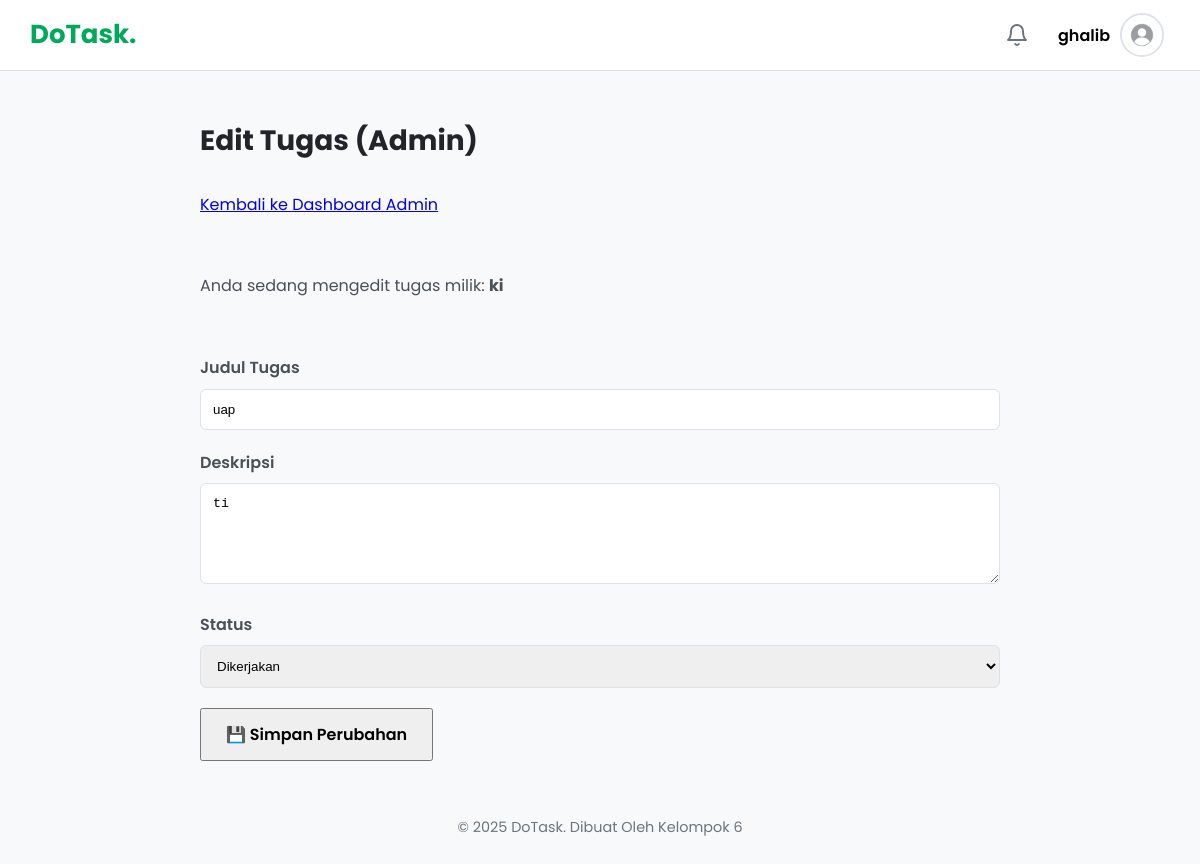
/admin_edit_task.php?id=14 (signed in), run on the app's committed database.
### tables this page shows
CREATE TABLE `users` (
  `id` int(11) NOT NULL,
  `name` varchar(255) NOT NULL,
  `email` varchar(255) NOT NULL,
  `password` varchar(255) NOT NULL,
  `profile_picture` varchar(255) DEFAULT 'default.png',
  `role` enum('user','admin') NOT NULL DEFAULT 'user',
  `created_at` timestamp NOT NULL DEFAULT current_timestamp()
);

CREATE TABLE `tasks` (
  `id` int(11) NOT NULL,
  `title` varchar(255) NOT NULL,
  `description` text DEFAULT NULL,
  `status` enum('pending','in_progress','completed') NOT NULL DEFAULT 'pending',
  `due_date` datetime DEFAULT NULL,
  `creator_id` int(11) NOT NULL,
  `created_at` timestamp NOT NULL DEFAULT current_timestamp()
);

### admin_edit_task.php (the view, shortened to what this page needs)
<?php
require 'templates/header.php';
$task_id_to_edit = intval($_GET['id']);
$query = "SELECT tasks.*, users.name AS creator_name
          FROM tasks
          JOIN users ON tasks.creator_id = users.id
          WHERE tasks.id = $task_id_to_edit";
$result = mysqli_query($conn, $query);
$task = mysqli_fetch_assoc($result);
?>
<div class="page-header">
    <h3>Edit Tugas (Admin)</h3>
    <div class="page-actions">
        <a href="admin_dashboard.php" class="btn-secondary">Kembali ke Dashboard Admin</a>
    </div>
</div>
<div class="pemilik-tugas">
    <p>Anda sedang mengedit tugas milik: <strong><?= htmlspecialchars($task['creator_name']); ?></strong></p>
</div>
<form class="form-container" action="admin_edit_task.php?id=<?= $task_id_to_edit; ?>" method="POST">
    <div class="form-group">
        <label for="title">Judul Tugas</label>
        <input type="text" id="title" name="title" value="<?= htmlspecialchars($task['title']); ?>" required>
    </div>
    <div class="form-group">
        <label for="description">Deskripsi</label>
        <textarea id="description" name="description" rows="5"><?= htmlspecialchars($task['description']); ?></textarea>
    </div>
    <div class="form-group">
        <label for="status">Status</label>
        <select id="status" name="status" required>
            <option value="in_progress" <?= $task['status'] === 'in_progress' ? 'selected' : ''; ?>>Dikerjakan</option>
        </select>
    </div>
    <div class="form-actions">
        <button type="submit" class="btn-primary">💾 Simpan Perubahan</button>
    </div>
</form>
<?php require 'templates/footer.php'; ?>

### templates/header.php (shortened to what this page needs)
<?php
require_once __DIR__ . '/../config.php';
$user_profile_picture = 'default.png';
if (isset($_SESSION['user_id'])) {
    $user_id = $_SESSION['user_id'];
$pic_query = "SELECT profile_picture FROM users WHERE id = $user_id";
$pic_result = mysqli_query($conn, $pic_query);
if ($pic_row = mysqli_fetch_assoc($pic_result)) {
    $user_profile_picture = $pic_row['profile_picture'];
} else {
    $user_profile_picture = "default.png";
}
}
?>
<!DOCTYPE html>
<html lang="id">
<head>
    <link rel="stylesheet" href="assets/css/style.css">
</head>
<body>
    <header class="app-header">
        <div class="header-container">
            <div class="logotype">
                <p>DoTask.</a>
            </div>
            <?php if (isset($_SESSION['user_id'])): ?>
                <div class="header-right-actions">
                    <a href="notifications.php" class="header-action-btn" title="Notifikasi">
                        <i data-feather="bell"></i>
                    </a>
                    <div class="profile-menu">
                        <button class="profile-toggle" id="profile-toggle-btn">
                            <span><?php echo htmlspecialchars($_SESSION['user_name']); ?></span>
                            <img src="uploads/<?php echo htmlspecialchars($user_profile_picture); ?>" alt="Profil" class="profile-avatar">
                        </button>
                    </div>
                </div>
            <?php endif; ?>
        </div>
    </header>
    <div class="main-container">

### assets/css/style.css (style rules this page uses)
:root { --primary-color: #01aa5b; --primary-hover: #018d4a; --dark-text: #212529; --body-text: #495057; --light-text: #6c757d; --light-bg: #f8f9fa; --border-color: #dee2e6; --white-color: #FFFFFF; --shadow: 0 4px 15px rgba(0, 0, 0, 0.07); --success-color: #198754; --danger-color: #dc3545; }
body { font-family: 'Poppins', sans-serif; background-color: var(--light-bg); color: var(--body-text); line-height: 1.6; margin: 0; }
.app-header { background-color: var(--white-color); border-bottom: 1px solid var(--border-color); padding: 0 30px; position: sticky; top: 0; z-index: 1000; }
.header-container { display: flex; justify-content: space-between; align-items: center; height: 70px; }
.logotype p { font-size: 26px; font-weight: 700; color: var(--primary-color); text-decoration: none; }
.profile-menu { position: relative; }
.profile-toggle { display: flex; align-items: center; background: none; border: none; cursor: pointer; padding: 6px; border-radius: 30px; transition: background-color 0.2s; }
.profile-toggle span { font-weight: 600; margin-right: 10px; }
.profile-avatar { width: 40px; height: 40px; border-radius: 50%; object-fit: cover; border: 2px solid var(--border-color); }
button, .btn { font-family: 'Poppins', sans-serif; padding: 12px 24px; font-size: 16px; font-weight: 600; }
h3 { font-size: 28px; font-weight: 700; color: var(--dark-text); }
.page-header { padding-bottom: 15px; }
.form-group { margin-bottom: 20px; }
.form-group label { display: block; margin-bottom: 8px; font-weight: 600; }
.form-group input, .form-group textarea, .form-group select { width: 100%; padding: 12px; border: 1px solid var(--border-color); border-radius: 6px; box-sizing: border-box; transition: border-color 0.2s, box-shadow 0.2s; }
:root { --todoist-red: #db4c3f; --todoist-red-hover: #c94436; }
.header-right-actions { display: flex; align-items: center; gap: 15px; }
.header-action-btn { position: relative; color: var(--light-text); padding: 8px; border-radius: 50%; display: flex; align-items: center; justify-content: center; transition: background-color 0.2s, color 0.2s; }
.form-container { max-width: 800px; margin: 0 auto; padding: 20px; }
.page-header { max-width: 800px; margin: 0 auto; padding: 20px; }
.pemilik-tugas { max-width: 800px; margin: 0 auto; padding: 20px; }

### data on the page
users: profile_picture (placeholder picture)
tasks: creator.name "ki", title "uap", description "ti", status "Dikerjakan"

### other printed values
$_SESSION['user_name'] "ghalib"
